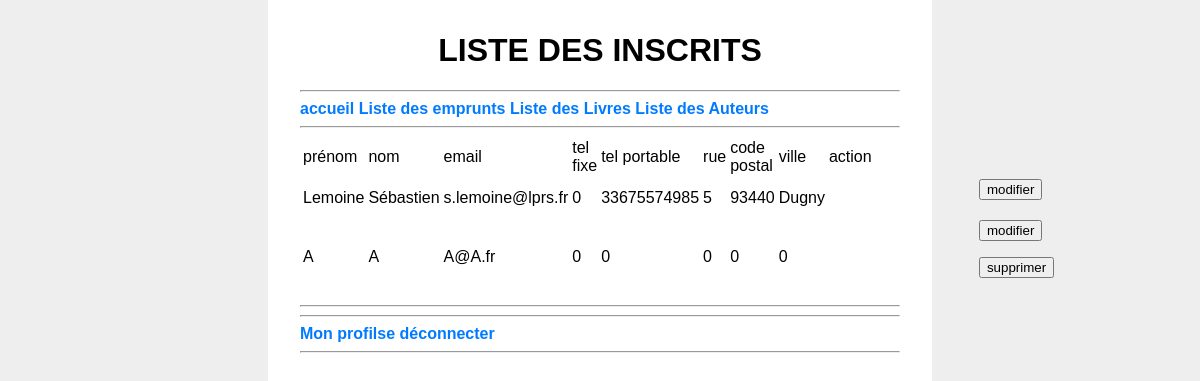
Page /ListeInscrit.php (signed in) on the committed database.
### tables this page shows
CREATE TABLE IF NOT EXISTS `inscrit` (
  `id_inscrit` int(11) NOT NULL AUTO_INCREMENT,
  `nom` varchar(50) NOT NULL,
  `prenom` varchar(50) NOT NULL,
  `email` varchar(100) NOT NULL,
  `tel_fixe` varchar(15) NOT NULL,
  `tel_portable` varchar(15) NOT NULL,
  `rue` varchar(80) NOT NULL,
  `cp` varchar(5) NOT NULL,
  `ville` varchar(50) NOT NULL,
  `mdp` varchar(100) NOT NULL,
  PRIMARY KEY (`id_inscrit`)
);

### ListeInscrit.php (the view, shortened to what this page needs)
<?php
$bdd = new PDO('mysql:host=localhost;dbname=mls_projet2;charset=utf8', 'root', '');
$requete = $bdd->prepare('SELECT * FROM inscrit');
$requete->execute();
$liste = $requete->fetchAll();
?>
<head>
    <link href="CSS/style.css" rel="stylesheet">
    <link href="https://cdn.datatables.net/2.1.8/css/dataTables.dataTables.css" rel="stylesheet">
    <link href="https://cdn.datatables.net/responsive/3.0.3/css/responsive.dataTables.css" rel="stylesheet">
</head>
<body style="display: block">
<h1>LISTE DES INSCRITS</h1>
<hr>
<a href="index.php">accueil</a>
<a href="listeEmprunt.php">Liste des emprunts</a>
<a href="listeLivres.php">Liste des Livres</a>
<a href="listeAuteur.php">Liste des Auteurs</a>
<hr>
<table style="width: 100%;" id="example">
    <thead>
    <tr>
        <td>prénom</td>
        <td>nom</td>
        <td>email</td>
        <td>tel fixe</td>
        <td>tel portable</td>
        <td>rue</td>
        <td>code postal</td>
        <td>ville</td>
        <td>action</td>
    </tr>
    </thead>
    <tbody>
    <?php
    for ($i=0; $i < count($liste); $i++) {
        ?>
        <tr>
            <td>
                <?= $liste[$i][1]?>
            </td>
            <td>
                <?= $liste[$i][2]?>
            </td>
            <td>
                <?= $liste[$i][3]?>
            </td>
            <td>
                <?= $liste[$i][4]?>
            </td>
            <td>
                <?= $liste[$i][5]?>
            </td>
            <td>
                <?= $liste[$i][6]?>
            </td>
            <td>
                <?= $liste[$i][7]?>
            </td>
            <td>
                <?= $liste[$i][8]?>
            </td>
            <td>
                <form action="ListeInscrit.php" method="post">
                    <input type="submit" value="modifier" name="modifier">
                </form>
                <?php
                if ($liste[$i][0] != 1){
                    ?>
                <form action="Gestion/supression.php" method="post">
                    <input type="submit" value="supprimer">
                </form>
                <?php
                }
                ?>
            </td>
        </tr>
    <?php
    } ?>
    </tbody>
</table>
<hr>
<hr>
<?php
if (isset($_SESSION['nom'])){
    echo '<a href="profil.php">Mon profil</a>';
    echo '<a href="Gestion/gestionDeconnexion.php">se déconnecter</a>';
} else{
    echo '<a href="inscription.php">S\'inscrire</a>';
    echo '<a href="connexion.php">Se connecter</a>';
}
?>
<hr>
</body>

### CSS/style.css (style rules this page uses)
body { padding: 32px; margin: auto; width: 600px; background: white }
a { color: #007bff; font-weight: bold; text-decoration: none; }
form { margin-left: 150px; }
h1 { text-align: center; }

### rows in the picture
inscrit: nom "Lemoine", prenom "Sébastien", email "s.lemoine@lprs.fr", tel_fixe "0", tel_portable "33675574985", rue "5", cp "93440", ville "Dugny"
inscrit: nom "A", prenom "A", email "A@A.fr", tel_fixe "0", tel_portable "0", rue "0", cp "0", ville "0"
